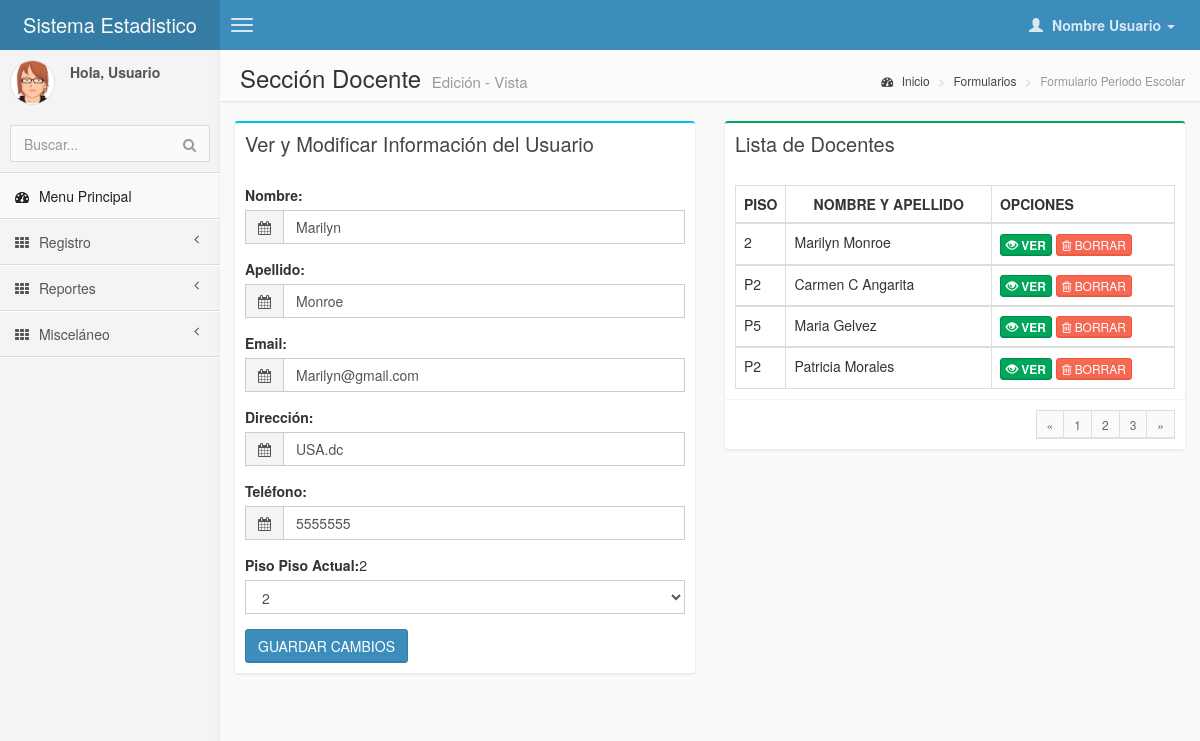
The page /pages/forms/form_docente_editar.php?id=9 on the database its author committed.
### tables this page shows
CREATE TABLE IF NOT EXISTS `docente` (
  `id_docente` int(10) NOT NULL AUTO_INCREMENT,
  `nombre_docente` varchar(15) NOT NULL,
  `apellido_docente` varchar(15) NOT NULL,
  `email` varchar(35) NOT NULL,
  `direccion` varchar(40) DEFAULT NULL,
  `telefono` varchar(12) DEFAULT NULL,
  `piso` varchar(3) NOT NULL,
  PRIMARY KEY (`id_docente`),
  KEY `piso` (`piso`)
);

### pages/forms/form_docente_editar.php (the view, shortened to what this page needs)
<!DOCTYPE html>
<html>
    <head>
        <link href="../../css/bootstrap.min.css" rel="stylesheet" type="text/css" />
        <link href="../../css/font-awesome.min.css" rel="stylesheet" type="text/css" />
        <link href="../../css/ionicons.min.css" rel="stylesheet" type="text/css" />
        <link href="../../css/daterangepicker/daterangepicker-bs3.css" rel="stylesheet" type="text/css" />
        <link href="../../css/iCheck/all.css" rel="stylesheet" type="text/css" />
        <link href="../../css/colorpicker/bootstrap-colorpicker.min.css" rel="stylesheet"/>
        <link href="../../css/timepicker/bootstrap-timepicker.min.css" rel="stylesheet"/>
        <link href="../../css/AdminLTE.css" rel="stylesheet" type="text/css" />
    </head>
     <body class="skin-blue">
        <header class="header">
            <a href="index.html" class="logo">
                Sistema Estadistico
            </a>
            <nav class="navbar navbar-static-top" role="navigation">
                <a href="#" class="navbar-btn sidebar-toggle" data-toggle="offcanvas" role="button">
                    <span class="icon-bar"></span>
                    <span class="icon-bar"></span>
                    <span class="icon-bar"></span>
                </a>
                <div class="navbar-right">
                    <ul class="nav navbar-nav">
                        <li class="dropdown user user-menu">
                            <a href="#" class="dropdown-toggle" data-toggle="dropdown">
                                <i class="glyphicon glyphicon-user"></i>
                                <span>Nombre Usuario <i class="caret"></i></span>
                            </a>
                        </li>
                    </ul>
                </div>
            </nav>
        </header>
        <div class="wrapper row-offcanvas row-offcanvas-left">
            <aside class="left-side sidebar-offcanvas">
                <section class="sidebar">
                    <div class="user-panel">
                        <div class="pull-left image">
                            <img src="../../img/avatar3.png" class="img-circle" alt="User Image" />
                        </div>
                        <div class="pull-left info">
                            <p>Hola, Usuario</p>
                        </div>
                    </div>
                    <form action="#" method="get" class="sidebar-form">
                        <div class="input-group">
                            <input type="text" name="q" class="form-control" placeholder="Buscar..."/>
                            <span class="input-group-btn">
                                <button type='submit' name='seach' id='search-btn' class="btn btn-flat"><i class="fa fa-search"></i></button>
                            </span>
                        </div>
                    </form>
<?php
$id=$_GET['id'];
    include("menu_form.php");
    require ("../control/conexion_bd.php");
    $sql="SELECT * FROM docente where id_docente = '$id'";
    $datos=mysql_query($sql,$link);
    $arreglo = mysql_fetch_array($datos);
?>
                </section>
            </aside>
            <aside class="right-side">
                <section class="content-header">
                    <h1>
                        Sección Docente                     <small>Edición - Vista</small>
                    </h1>
                    <ol class="breadcrumb">
                        <li><a href="#"><i class="fa fa-dashboard"></i> Inicio</a></li>
                        <li><a href="#">Formularios</a></li>
                        <li class="active">Formulario Periodo Escolar</li>
                    </ol>
                </section>
                <section class="content">
                    <div class="row">
                        <div class="col-md-6">
                            <div class="box box-info">
                                <div class="box-header">
                                    <h3 class="box-title">Ver y Modificar Información del Usuario</h3>
                                </div>
                            <form name=tuformulario action="../control/editar_docente.php" method="post" >
                                <div class="box-body">
                                    <div class="form-group">
                                        <label>Nombre:</label>
                                        <div class="input-group">
                                            <div class="input-group-addon">
                                                <i class="fa fa-calendar"></i>
                                            </div>
                                            <input type="text" name="nombre" class="form-control" value="<?php echo $arreglo['nombre_docente']?>" />
                                        </div>
                                    </div>
                                    <div class="form-group">
                                        <label>Apellido:</label>
                                        <div class="input-group">
                                            <div class="input-group-addon">
                                                <i class="fa fa-calendar"></i>
                                            </div>
                                            <input type="text" name="apellido" class="form-control" value="<?php echo $arreglo['apellido_docente'];?>" />
                                        </div>
                                    </div>
                                    <div class="form-group">
                                        <label>Email:</label>
                                        <div class="input-group">
                                            <div class="input-group-addon">
                                                <i class="fa fa-calendar"></i>
                                            </div>
                                            <input type="text" name="email" class="form-control" value="<?php echo $arreglo['email'];?>"/>
                                        </div>
                                    </div>
                                    <div class="form-group">
                                        <label>Dirección:</label>
                                        <div class="input-group">
                                            <div class="input-group-addon">
                                                <i class="fa fa-calendar"></i>
                                            </div>
                                            <input type="text" name="direccion" class="form-control" value="<?php echo $arreglo['direccion']; ?>" />
                                        </div>
                                    </div>
                                    <div class="form-group">
                                        <label>Teléfono:</label>
                                        <div class="input-group">
                                            <div class="input-group-addon">
                                                <i class="fa fa-calendar"></i>
                                            </div>
                                            <input type="text" name="telefono" class="form-control" value="<?php echo $arreglo['telefono']; ?>"/>
                                        </div>
                                    </div>
                                    <div class="form-group">
                                            <label>Piso</label>
                                            <strong>Piso Actual:</strong><?php echo $arreglo['piso']; ?>
                                            <select class="form-control" name="piso">
                                                <option value="<?php echo $arreglo['piso'];  ?>"><?php echo $arreglo['piso'];  ?></option>
                                            </select>
                                    </div>
                                    <button type="submit" class="btn btn-primary">GUARDAR CAMBIOS</button>
                                </div>
                            </div>
                        </div>
<?php
require ("../control/conexion_bd.php");
  $sql="SELECT * FROM docente";
  $datos=mysql_query($sql,$link);
  $contador = mysql_num_rows($datos);
    if ($contador == 0)
      {
        echo "<center><h1><font color='#E74C3C'>NO SE ENCONTRO RESULTADOS :-( </font></h1></center>";
      }
    else
      {
?>
                        <div class="col-md-6">
                            <div class="box box-success">
                                <div class="box-header">
                                     <h3 class="box-title">Lista de Docentes</h3>
                                </div>
                                <div class="box-body">
                                    <table class="table table-bordered">
                                        <tr>
                                            <th style="width: 10px">PISO</th>
                                            <th><center>NOMBRE Y APELLIDO</center></th>
                                            <th>  OPCIONES</th>
                                        </tr>
<?php
                              while ($renglon=mysql_fetch_array($datos))
                                {
?>
                              <tbody>
                                <tr>
                                  <td><?php echo $renglon['piso']; ?></td>
                                  <td><?php echo $renglon['nombre_docente']; echo "  "; echo $renglon['apellido_docente']?></td>
                                  <td>
                                  <a href="../forms/form_docente_editar.php?id=<?php echo $renglon['id_docente']?>"> <button class="btn btn-success btn-xs"></i><b><span class="glyphicon glyphicon glyphicon-eye-open" aria-hidden="true"></span> VER</b></button></a>
                                  <a href="../emergente/borrar_docente.php?id=<?php echo $renglon['id_docente']?>"><button class="btn btn-danger btn-xs"><i class="fa fa-trash-o "></i> BORRAR</button>
                                  </td>
                                </tr>
                              </tbody>
                              <?php } }?>
                                    </table>
                                </div>
                                <div class="box-footer clearfix">
                                    <ul class="pagination pagination-sm no-margin pull-right">
                                        <li><a href="#">&laquo;</a></li>
                                        <li><a href="#">1</a></li>
                                        <li><a href="#">2</a></li>
                                        <li><a href="#">3</a></li>
                                        <li><a href="#">&raquo;</a></li>
                                    </ul>
                                </div>
                            </div>
                                </div>
                            </div>
                        </div>
    </body>
</html>

### rows shown on the page
docente: nombre "Marilyn", apellido "Monroe", email "Marilyn@gmail.com", direccion "USA.dc", telefono "5555555", piso "2", nombre_docente "Marilyn", apellido_docente "Monroe"
docente: piso "P2", nombre_docente "Carmen C", apellido_docente "Angarita"
docente: piso "P5", nombre_docente "Maria", apellido_docente "Gelvez"
docente: piso "P2", nombre_docente "Patricia", apellido_docente "Morales"
